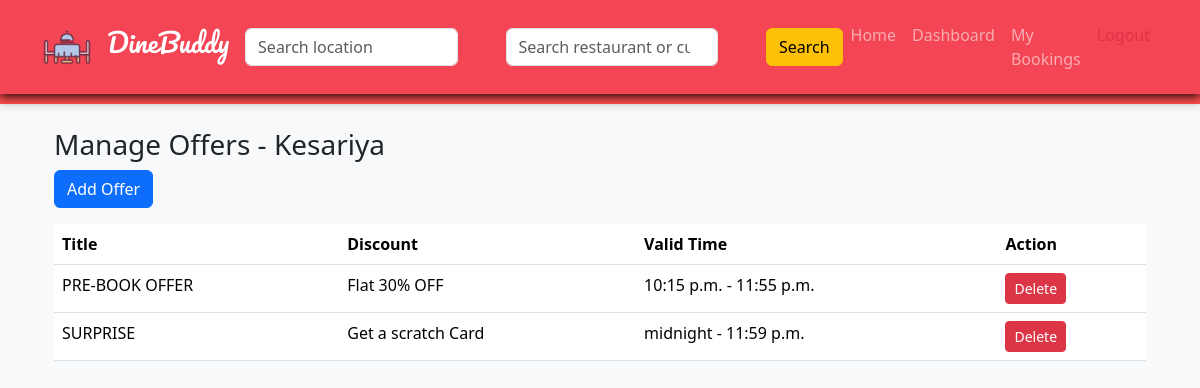
Page /restaurant/restaurant/3/offers/ (signed in) on the committed database.
### restaurant_app/models.py (models this page shows, shortened)
class Restaurant(models.Model):
    owner = models.ForeignKey(User,on_delete=models.CASCADE)
    name = models.CharField(max_length=200)
    location = models.CharField(max_length=200)
    cuisine = models.CharField(max_length=200)
    image = models.ImageField(upload_to='restaurant_images/')
    description = models.TextField()
    opening_time = models.TimeField()
    closing_time = models.TimeField()
    slot_duration = models.IntegerField(default=15)

class Offer(models.Model):
    restaurant = models.ForeignKey(Restaurant, on_delete=models.CASCADE)
    title = models.CharField(max_length=100)
    description = models.TextField()
    discount = models.CharField(max_length=50)
    valid_from = models.TimeField()
    valid_to = models.TimeField()
    active = models.BooleanField(default=True)

### restaurant_app/views.py (the view)
# urls.py: path('restaurant/<int:restaurant_id>/offers/', manage_offers, name="manage_offers"),
@login_required
def manage_offers(request, restaurant_id):
    restaurant = Restaurant.objects.get(id = restaurant_id)
    offers = Offer.objects.filter(restaurant = restaurant)
    context = {
        "restaurant" : restaurant,
        "offers" : offers
    }
    return render(request, "owner/manage_offers.html", context)

### templates/owner/manage_offers.html
{% extends 'base.html' %}
{% block content %}
<div class="container mt-4">
    <h3>Manage Offers - {{ restaurant.name }}</h3>
    <a href="{% url 'add_offer' restaurant.id %}" class="btn btn-primary mb-3">
        Add Offer
    </a>
    <table class="table">
        <tr>
            <th>Title</th>
            <th>Discount</th>
            <th>Valid Time</th>
            <th>Action</th>
        </tr>
        {% for offer in offers %}
        <tr>
            <td>{{ offer.title }}</td>
            <td>{{ offer.discount }}</td>
            <td>{{ offer.valid_from }} - {{ offer.valid_to }}</td>
            <td>
                <a href="{% url 'delete_offer' offer.id %}" class="btn btn-danger btn-sm">
                    Delete
                </a>
            </td>
        </tr>
        {% endfor %}
    </table>
</div>
{% endblock %}

### static/css/style.css (style rules this page uses)
body { padding-top: 80px; background-color: #f8f9fa; }

### static/css/base.css (style rules this page uses)
body { padding-top: 80px; }

### rows in the picture
Restaurant: name "Kesariya"
Offer: title "PRE-BOOK OFFER", discount "Flat 30% OFF", valid_from "10:15 p.m.", valid_to "11:55 p.m."
Offer: title "SURPRISE", discount "Get a scratch Card", valid_from "midnight", valid_to "11:59 p.m."
